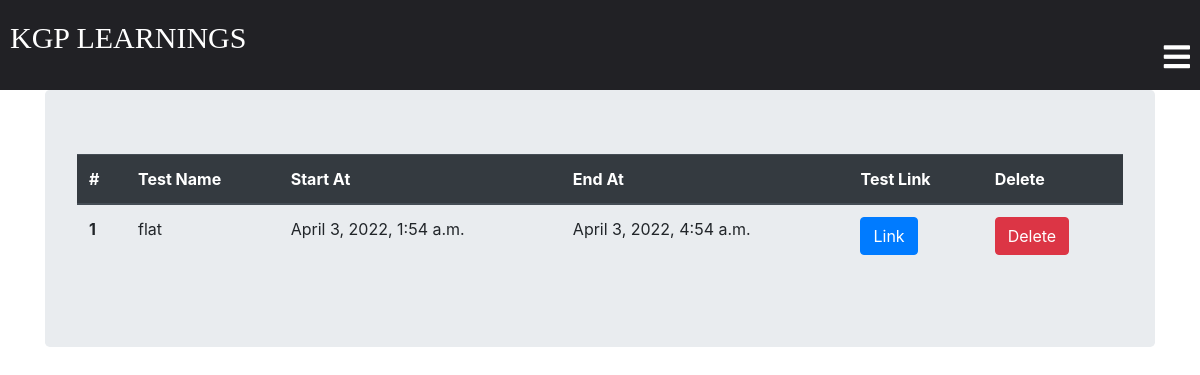
The app's page /classroom/classTest_list/ (signed in) with its own data.
### classroom/models.py (models this page shows, shortened)
class ClassTest(models.Model):
    student = models.ManyToManyField(Student, related_name='student_ClassTest')
    teacher = models.ForeignKey(
        Teacher, related_name='teacher_ClassTest', on_delete=models.CASCADE, default=None)
    Testlink = models.CharField(max_length=250)
    TestName = models.CharField(max_length=250)
    StartTime = models.DateTimeField(auto_now=False, null=True)
    EndTime = models.DateTimeField(auto_now=False, null=True)
    created_at = models.DateTimeField(auto_now=True)
    class Meta:
        ordering = ['-created_at']

### classroom/views.py (the view)
# urls.py: path('classTest_list/',views.classTest_list,name="classTest_list"),
@login_required
def classTest_list(request):
    template = "classTest_list.html"
    teacher = request.user.Teacher
    return render(request, template, {'teacher': teacher})

### template/classTest_list.html (shortened to what this page needs)
{% extends 'base.html' %}
{% block content %}
<div class="container">
  <div class="jumbotron">
    {% if teacher.teacher_ClassTest.count == 0 %}
    <h2>No Tests Yet</h2>
    {% else %}
    <table class="table">
      <thead class="thead-dark">
        <tr>
          <th scope="col">#</th>
          <th scope="col">Test Name</th>
          <th scope="col">Start At</th>
          <th scope="col">End At </th>
          <th scope="col">Test Link</th>
          <th scope="col">Delete</th>
        </tr>
      </thead>
      <tbody>
        {% for test in teacher.teacher_ClassTest.all %}
        <tr>
          <th scope="row">{{ forloop.counter }}</th>
          <td>{{ test.TestName }}</td>
          <td>{{ test.StartTime }}</td>
          <td>{{ test.EndTime }}</td>
          <td><a href="{{ test.Testlink }}" target="_blank" class="btn btn-primary">Link</a></td>
          <td><a href="{% url 'classroom:classTest_delete' id=test.id %}" class="btn btn-danger">Delete</a></td>
        </tr>
        {% endfor %}
      </tbody>
    </table>
    {% endif %}
  </div>
</div>
{% endblock %}

### records on screen
ClassTest: TestName "flat", StartTime "April 3, 2022, 1:54 a.m.", EndTime "April 3, 2022, 4:54 a.m."
